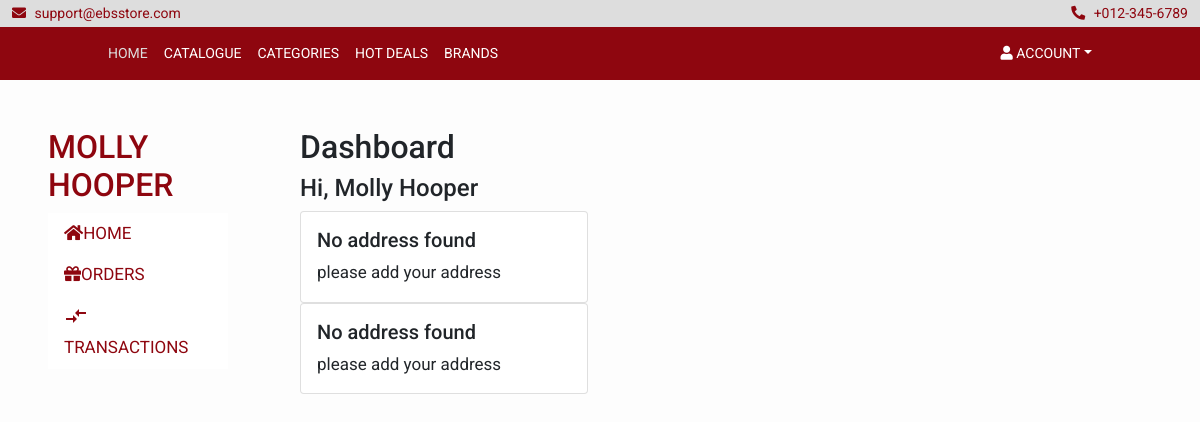
/profile/ (signed in), run on an earlier commit of the app's database.
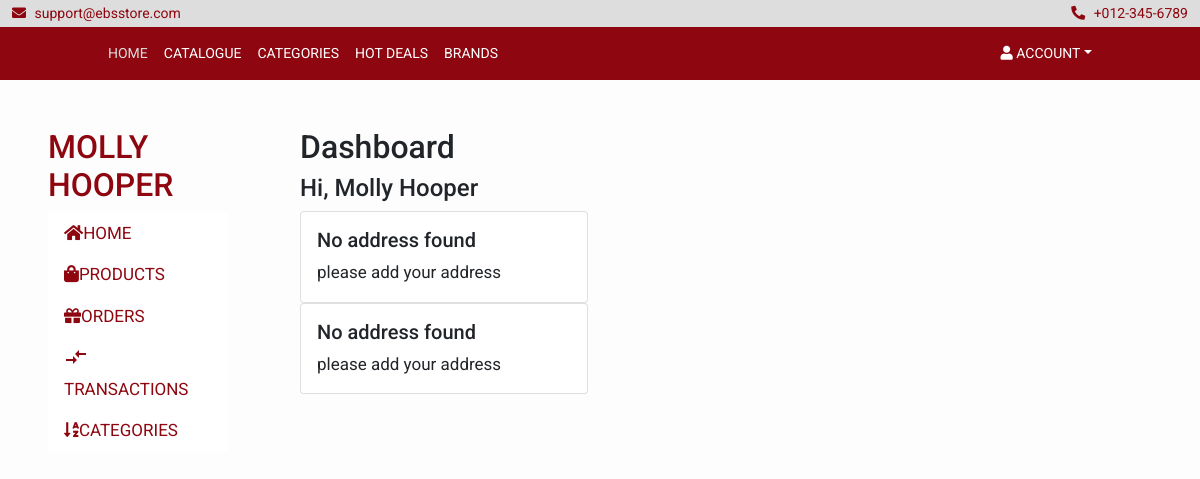
And on a later commit of the database.
### account/models.py (models this page shows, shortened)
class UserAccount(AbstractBaseUser, PermissionsMixin):
    username = models.CharField(max_length=255, unique=True)
    first_name=models.CharField(max_length=255)
    last_name=models.CharField(max_length=255)
    email = models.EmailField(max_length=255, unique=True)
    is_superuser = models.BooleanField(default=False)
    is_admin = models.BooleanField('Is Admin', default=False)
    is_staff = models.BooleanField(default=False)
    is_customer = models.BooleanField(default=True)
    is_client = models.BooleanField(default = False)
    balance = models.DecimalField(max_digits=15, decimal_places=2, default=0)
    user_type = models.PositiveIntegerField(choices=CHOICES, default=1)
    created_at = models.DateTimeField(auto_now_add=True)
    update_at= models.DateTimeField(auto_now=True)
    objects = UserAccountManager()
    USERNAME_FIELD = 'username'
    REQUIRED_FIELDS = ['first_name', 'last_name', 'email']

### account/views.py (the view)
# urls.py: path('profile/', views.profile_view, name="profile"),
def profile_view(request):
    cc_detail = PaymentDetail.objects.filter(user = request.user)
    billing_address = BillingAddress.objects.filter(customer = request.user)
    address = Address.objects.filter(user = request.user)
    context = { 'cc_detail':cc_detail, 'billing_address':billing_address, 'address': address}
    return render(request, "dashboard/profile.html", context)

### cart/context_processor.py (called while the page is built)
def cart(request):
    return {'cart': Cart(request)}

### store/context_processor.py (called while the page is built)
def categories(request):
    categories = Category.objects.all()
    return {'categories': categories}

def brands(request):
    brands = Brand.objects.all()
    return {'brands': brands}

### templates/dashboard/profile.html
{% extends "./dashboard.html" %}
{%load humanize%}
{%block dashboard_content%}
    <h2>Dashboard</h2>
    <h4>Hi, {{ user.first_name }} {{user.last_name}}</h4>
        <div class="card" style="width: 18rem;">
                <div class="card-body">
                    {% if billing_address %}
                        <h5 class="card-title">{{billing_address.first_name}}</h5>
                        {% comment %} <h6 class="card-subtitle mb-2 text-muted">Card subtitle</h6> {% endcomment %}
                        <p class="card-text">
                            <p>{{billing_address.street_address}}</p>
                            <p>{{billing_address.city}}</p>
                            <p>{{billing_address.country}}</p>
                        </p>
                        <a href="{% url 'order:payment_detail'%}" class="card-link">Continue with this address</a>
                    {% else%}
                        <h5 class="card-title">No address found</h5>
                        <p class="card-text">
                            please add your address
                        </p>
                    {% endif%}
                </div>
            </div>
             <div class="card" style="width: 18rem;">
                <div class="card-body">
                    {% if cc_detail %}
                        <h5 class="card-title">{{cc_detail.fullname}}</h5>
                        {% comment %} <h6 class="card-subtitle mb-2 text-muted">Card subtitle</h6> {% endcomment %}
                        <p class="card-text">
                            <p>{{cc_detail.cc_number}}</p>
                            <p>{{cc_detail.expiry}}</p>
                        </p>
                        <a href="{% url 'order:payment_detail'%}" class="card-link">Continue card</a>
                    {% else%}
                        <h5 class="card-title">No address found</h5>
                        <p class="card-text">
                            please add your address
                        </p>
                    {% endif%}
                </div>
            </div>
{%endblock%}

### templates/dashboard/dashboard.html (shortened to what this page needs)
{% load static %}
<!DOCTYPE html>
<html lang="en">
  <head>
    <link rel="stylesheet" href="https://cdnjs.cloudflare.com/ajax/libs/font-awesome/4.7.0/css/font-awesome.min.css">
    <link
      href="https://cdn.jsdelivr.net/npm/bootstrap@5.0.2/dist/css/bootstrap.min.css"
      rel="stylesheet"
    />
    <link href="https://cdnjs.cloudflare.com/ajax/libs/font-awesome/5.10.0/css/all.min.css" rel="stylesheet">
    <link href="{% static 'css/dashboard.css'%}" rel="stylesheet">
    <link href="{% static 'css/main.css'%}" rel="stylesheet">
  </head>
  <body>
  {% include "../components/topbar.html"%}
  {% include "../components/primary_navbar.html"%}
<div class="row">
  <div class="col-2 mt-5 mx-5">
    <aside  >
        <div>
          {% if user.user_type == 0 %}
              {% if store %}
                <h2>{{user.store.name}}</h2>
              {%else %}
               <h2> {{user.first_name}}  {{user.last_name}}</h2>
              {%endif%}
          {% else  %}
              <h2> {{user.first_name}}  {{user.last_name}}</h2>
          {%endif%}
        </div>
        {% if user.user_type == 0 or store%}
          <ul class="nav flex-column" style="background:white">
            <li class="nav-item">
              <a class="nav-link active" href="{%url 'dashboard'%}"><i class="fa fa-home"></i>Home</a>
            </li>
            <li class="nav-item">
              <a class="nav-link active" href="{%url 'vendor_products'%}"><i class="	fa fa-shopping-bag"></i>Products</a>
            </li>
            <li class="nav-item">
              <a class="nav-link active" class="nav-link active" href="{% url 'order:order_view'%}"><i class="fa fa-gift"></i>Orders</a>
            </li>
            <li class="nav-item">
              <a class="nav-link active" href="{% url 'order:transaction_history'%}"><i class="material-icons">compare_arrows</i> Transactions</a>
            </li>
            <li class="nav-item">
              <a class="nav-link active" href="{%url 'categories'%}"><i class="fa fa-sort-alpha-asc"></i>Categories</a>
            </li>
          </ul>
        {% else %}
          <ul class="nav flex-column" style="background:white">
            <li class="nav-item">
              <a class="nav-link" href="{%url 'dashboard'%}"><i class="fa fa-home"></i>Home</a>
            </li>
            <li class="nav-item">
              <a class="nav-link" href="{% url 'order:order_view'%}"><i class="fa fa-gift"></i>Orders</a>
            </li>
            <li class="nav-item">
              <a class="nav-link" href="{% url 'order:transaction_history'%}"><i class="material-icons">compare_arrows</i>  Transactions</a>
            </li>
              </ul>
        {%endif%}
      </aside>
  </div>
  <div class="col-8 mt-5">
     <section >
      <div class="row">
        <div class="col-lg-12">
          {%block dashboard_content%}
          {% endblock dashboard_content%}
      </div>
  </div>
  </section>
</div>
</div>
  </body>
</html>

What changed in the data, as far as the page shows it:
changed UserAccount "MOLLY": user_type 1 → 0 (drawn)
Also different on the page:
text now shown: "PRODUCTS CATEGORIES"
